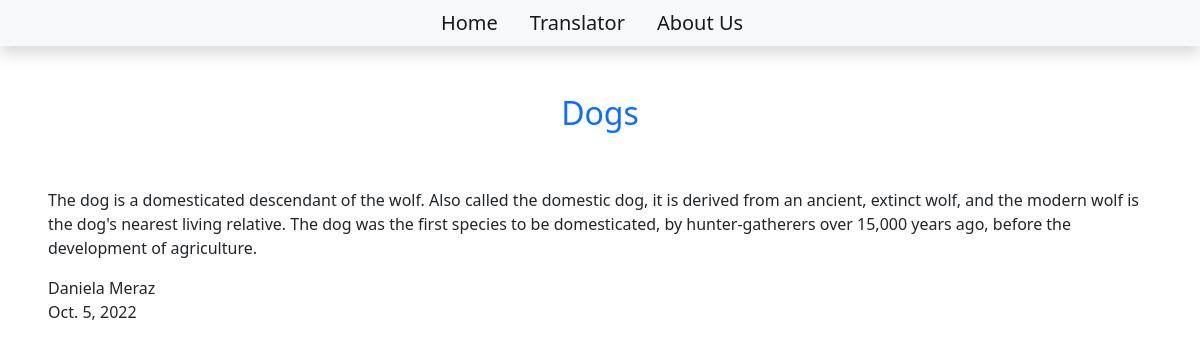
The page /dogs on the database its author committed.
### blog/models.py (models this page shows, shortened)
class Post(models.Model):
    title = models.CharField(max_length=255)
    content = models.TextField()
    author = models.ForeignKey(to=User, on_delete=models.CASCADE)
    date_created = models.DateField(auto_now_add=True)
    slug = models.SlugField(max_length=200, unique=True)
    status = models.IntegerField(choices=STATUS, default=0)

### blog/views.py (the view)
# urls.py: path('<slug:slug>', views.BlogView.as_view(), name='blog_view'),
class BlogView(generic.DetailView):
    model = Post
    template_name = 'blog.html'

### templates/blog.html (shortened to what this page needs)
{% extends 'base.html'%}
{% block content%}
        <div class="container text-center mt-5 text-primary">
                <h2>{{object.title}}</h2>
        </div>
        <div class="text-left p-5">
                <p>{{object.content}}</p>
                <p>{{object.author}}<br> {{object.date_created}}</p>
        </div>
{% endblock content%}

### rows shown on the page
Post: title "Dogs", content "The dog is a domesticated descendant of the wolf. Also called the domestic dog, it is derived from an ancient, extinct wolf, and the modern wolf is the dog's nearest living relative. The dog was the first species to be domesticated, by hunter-gatherers over 15,000 years ago, before the development of agriculture.", author "Daniela Meraz", date_created "Oct. 5, 2022"
